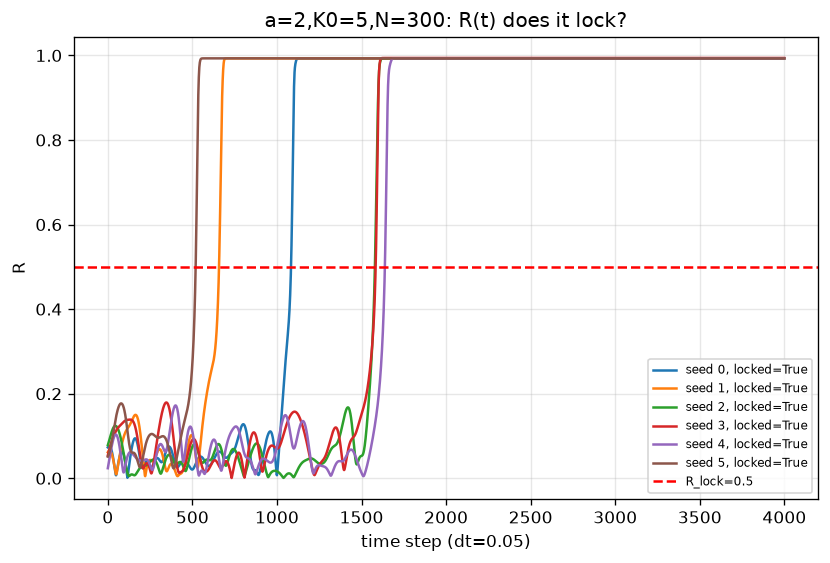

The Python source for this figure:
"""
ADJUDICATION (optimized): Does reflexive-Kuramoto lock at (a=2, K0=5, N=300) within T=200?
Conflict: EMP-131 (deepseek) P(lock t=100)=0.92 vs EMP-148 (nemotron) 0/12 locks.
Vectorized numpy integration.
"""
import numpy as np
import matplotlib
matplotlib.use('Agg')
import matplotlib.pyplot as plt

def run_config(N=300, K0=5.0, a=2.0, T_max=200.0, dt=0.05, n_seeds=12, R_lock=0.5,
               integrator='rk4', omega_type='uniform'):
    results = []
    n_steps = int(T_max/dt)
    for seed in range(n_seeds):
        rng = np.random.default_rng(seed)
        omega = rng.uniform(-1, 1, N) if omega_type=='uniform' else rng.normal(0,1,N)
        theta = rng.uniform(0, 2*np.pi, N)
        t = 0.0
        locked = False; t_lock = None
        R_traj = []
        for _ in range(n_steps):
            z = np.exp(1j*theta)
            R = np.abs(z.mean()); Psi = np.angle(z.mean())
            R_traj.append(R)
            if R >= R_lock and not locked:
                locked = True; t_lock = t
            if integrator == 'rk4':
                def deriv(th):
                    z = np.exp(1j*th); Rc=np.abs(z.mean()); Pc=np.angle(z.mean())
                    return omega + K0*(Rc**a)*np.sin(Pc - th)
                k1 = deriv(theta)
                k2 = deriv(theta + 0.5*dt*k1)
                k3 = deriv(theta + 0.5*dt*k2)
                k4 = deriv(theta + dt*k3)
                theta = theta + (dt/6.0)*(k1+2*k2+2*k3+k4)
            else:  # euler
                z = np.exp(1j*theta); Rc=np.abs(z.mean()); Pc=np.angle(z.mean())
                theta = theta + dt*(omega + K0*(Rc**a)*np.sin(Pc - theta))
            t += dt
        results.append(dict(locked=locked, t_lock=t_lock, R_final=R_traj[-1],
                            R_max=max(R_traj), R_traj=R_traj))
    return results

print("="*70)
print("ADJUDICATION: a=2, K0=5, N=300 reflexive-Kuramoto locking (dt=0.05)")
print("="*70)

for integrator in ['rk4', 'euler']:
    res = run_config(integrator=integrator)
    n_lock = sum(r['locked'] for r in res)
    print(f"\n[{integrator}] N=300,K0=5,a=2,T=200,dt=0.05,{len(res)} seeds")
    print(f"  LOCKED: {n_lock}/{len(res)}")
    if n_lock>0:
        tl=[r['t_lock'] for r in res if r['locked']]
        print(f"  median t_lock={np.median(tl):.2f}")
    print(f"  R_final mean={np.mean([r['R_final'] for r in res]):.4f}, "
          f"R_max mean={np.mean([r['R_max'] for r in res]):.4f}")

# Extended patience T=1000
print("\n[Extended] rk4, T_max=1000 (patience)")
res = run_config(T_max=1000.0, integrator='rk4')
n_lock=sum(r['locked'] for r in res)
print(f"  LOCKED: {n_lock}/{len(res)}")
if n_lock>0:
    tl=[r['t_lock'] for r in res if r['locked']]
    print(f"  median t_lock={np.median(tl):.2f}, range=[{min(tl):.1f},{max(tl):.1f}]")

plt.figure(figsize=(8,5))
res=run_config(integrator='rk4')
for i in range(min(6,len(res))):
    plt.plot(res[i]['R_traj'], label=f"seed {i}, locked={res[i]['locked']}")
plt.axhline(0.5,color='red',ls='--',label='R_lock=0.5')
plt.xlabel("time step (dt=0.05)"); plt.ylabel("R")
plt.title("a=2,K0=5,N=300: R(t) does it lock?")
plt.legend(fontsize=7); plt.grid(alpha=0.3)
plt.savefig("adjudicate_a2_regime.png", dpi=120, bbox_inches='tight')
print("\nSaved adjudicate_a2_regime.png")
